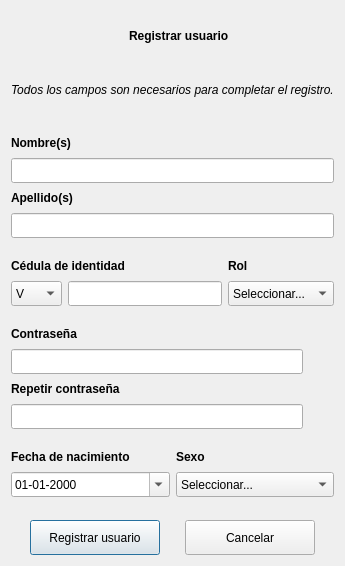
<?xml version="1.0" encoding="UTF-8"?>
<ui version="4.0">
 <class>dlgRegUsuario</class>
 <widget class="QDialog" name="dlgRegUsuario">
  <property name="geometry">
   <rect>
    <x>0</x>
    <y>0</y>
    <width>324</width>
    <height>566</height>
   </rect>
  </property>
  <property name="windowTitle">
   <string>Registrar usuario</string>
  </property>
  <property name="windowIcon">
   <iconset>
    <normaloff>:/img/logo_icono_nuevo.ico</normaloff>:/img/logo_icono_nuevo.ico</iconset>
  </property>
  <layout class="QGridLayout" name="gridLayout">
   <item row="0" column="0">
    <layout class="QVBoxLayout" name="verticalLayout_10">
     <item>
      <layout class="QVBoxLayout" name="verticalLayout_9">
       <item>
        <layout class="QHBoxLayout" name="horizontalLayout_2">
         <item>
          <spacer name="horizontalSpacer_2">
           <property name="orientation">
            <enum>Qt::Horizontal</enum>
           </property>
           <property name="sizeHint" stdset="0">
            <size>
             <width>40</width>
             <height>20</height>
            </size>
           </property>
          </spacer>
         </item>
         <item>
          <widget class="QLabel" name="label">
           <property name="maximumSize">
            <size>
             <width>50</width>
             <height>50</height>
            </size>
           </property>
           <property name="text">
            <string/>
           </property>
           <property name="pixmap">
            <pixmap>:/img/plus_usuario.png</pixmap>
           </property>
           <property name="scaledContents">
            <bool>true</bool>
           </property>
          </widget>
         </item>
         <item>
          <widget class="QLabel" name="etqRegUsuario">
           <property name="font">
            <font>
             <weight>75</weight>
             <bold>true</bold>
            </font>
           </property>
           <property name="text">
            <string>Registrar usuario</string>
           </property>
          </widget>
         </item>
         <item>
          <spacer name="horizontalSpacer_3">
           <property name="orientation">
            <enum>Qt::Horizontal</enum>
           </property>
           <property name="sizeHint" stdset="0">
            <size>
             <width>40</width>
             <height>20</height>
            </size>
           </property>
          </spacer>
         </item>
        </layout>
       </item>
       <item>
        <layout class="QHBoxLayout" name="horizontalLayout_8">
         <item>
          <spacer name="horizontalSpacer_4">
           <property name="orientation">
            <enum>Qt::Horizontal</enum>
           </property>
           <property name="sizeHint" stdset="0">
            <size>
             <width>40</width>
             <height>20</height>
            </size>
           </property>
          </spacer>
         </item>
         <item>
          <widget class="QLabel" name="label_2">
           <property name="font">
            <font>
             <italic>true</italic>
             <underline>false</underline>
             <strikeout>false</strikeout>
             <kerning>true</kerning>
            </font>
           </property>
           <property name="text">
            <string>&lt;html&gt;&lt;head/&gt;&lt;body&gt;&lt;p align=&quot;justify&quot;&gt;Todos los campos son necesarios para completar el registro.&lt;/p&gt;&lt;/body&gt;&lt;/html&gt;</string>
           </property>
          </widget>
         </item>
         <item>
          <spacer name="horizontalSpacer">
           <property name="orientation">
            <enum>Qt::Horizontal</enum>
           </property>
           <property name="sizeHint" stdset="0">
            <size>
             <width>40</width>
             <height>20</height>
            </size>
           </property>
          </spacer>
         </item>
        </layout>
       </item>
       <item>
        <spacer name="verticalSpacer">
         <property name="orientation">
          <enum>Qt::Vertical</enum>
         </property>
         <property name="sizeType">
          <enum>QSizePolicy::Fixed</enum>
         </property>
         <property name="sizeHint" stdset="0">
          <size>
           <width>20</width>
           <height>13</height>
          </size>
         </property>
        </spacer>
       </item>
       <item>
        <layout class="QVBoxLayout" name="verticalLayout">
         <item>
          <widget class="QLabel" name="etqNombre">
           <property name="text">
            <string>&lt;html&gt;&lt;head/&gt;&lt;body&gt;&lt;p&gt;&lt;span style=&quot; font-weight:600;&quot;&gt;Nombre(s)&lt;/span&gt;&lt;/p&gt;&lt;/body&gt;&lt;/html&gt;</string>
           </property>
          </widget>
         </item>
         <item>
          <widget class="QLineEdit" name="lineaNombre">
           <property name="minimumSize">
            <size>
             <width>300</width>
             <height>25</height>
            </size>
           </property>
           <property name="maximumSize">
            <size>
             <width>16777215</width>
             <height>25</height>
            </size>
           </property>
           <property name="inputMethodHints">
            <set>Qt::ImhLatinOnly|Qt::ImhPreferLatin|Qt::ImhPreferUppercase|Qt::ImhUppercaseOnly</set>
           </property>
           <property name="maxLength">
            <number>40</number>
           </property>
          </widget>
         </item>
        </layout>
       </item>
       <item>
        <layout class="QVBoxLayout" name="verticalLayout_2">
         <item>
          <widget class="QLabel" name="etqApellido">
           <property name="text">
            <string>&lt;html&gt;&lt;head/&gt;&lt;body&gt;&lt;p&gt;&lt;span style=&quot; font-weight:600;&quot;&gt;Apellido(s)&lt;/span&gt;&lt;/p&gt;&lt;/body&gt;&lt;/html&gt;</string>
           </property>
          </widget>
         </item>
         <item>
          <widget class="QLineEdit" name="lineaApellido">
           <property name="minimumSize">
            <size>
             <width>300</width>
             <height>25</height>
            </size>
           </property>
           <property name="maximumSize">
            <size>
             <width>16777215</width>
             <height>25</height>
            </size>
           </property>
           <property name="inputMethodHints">
            <set>Qt::ImhLatinOnly|Qt::ImhPreferLatin|Qt::ImhPreferUppercase|Qt::ImhUppercaseOnly</set>
           </property>
           <property name="maxLength">
            <number>40</number>
           </property>
          </widget>
         </item>
        </layout>
       </item>
       <item>
        <spacer name="verticalSpacer_7">
         <property name="orientation">
          <enum>Qt::Vertical</enum>
         </property>
         <property name="sizeType">
          <enum>QSizePolicy::Fixed</enum>
         </property>
         <property name="sizeHint" stdset="0">
          <size>
           <width>20</width>
           <height>13</height>
          </size>
         </property>
        </spacer>
       </item>
       <item>
        <layout class="QHBoxLayout" name="horizontalLayout_4">
         <item>
          <layout class="QVBoxLayout" name="verticalLayout_3">
           <item>
            <widget class="QLabel" name="etqCI">
             <property name="text">
              <string>&lt;html&gt;&lt;head/&gt;&lt;body&gt;&lt;p&gt;&lt;span style=&quot; font-weight:600;&quot;&gt;Cédula de identidad&lt;/span&gt;&lt;/p&gt;&lt;/body&gt;&lt;/html&gt;</string>
             </property>
            </widget>
           </item>
           <item>
            <layout class="QHBoxLayout" name="horizontalLayout">
             <item>
              <widget class="QComboBox" name="cBoxCI">
               <property name="minimumSize">
                <size>
                 <width>51</width>
                 <height>25</height>
                </size>
               </property>
               <property name="maximumSize">
                <size>
                 <width>51</width>
                 <height>25</height>
                </size>
               </property>
               <item>
                <property name="text">
                 <string>V</string>
                </property>
               </item>
               <item>
                <property name="text">
                 <string>E</string>
                </property>
               </item>
              </widget>
             </item>
             <item>
              <widget class="QLineEdit" name="lineaCI">
               <property name="minimumSize">
                <size>
                 <width>121</width>
                 <height>25</height>
                </size>
               </property>
               <property name="maximumSize">
                <size>
                 <width>16777215</width>
                 <height>25</height>
                </size>
               </property>
               <property name="inputMethodHints">
                <set>Qt::ImhDigitsOnly|Qt::ImhPreferNumbers</set>
               </property>
               <property name="text">
                <string/>
               </property>
               <property name="maxLength">
                <number>9</number>
               </property>
               <property name="clearButtonEnabled">
                <bool>false</bool>
               </property>
              </widget>
             </item>
            </layout>
           </item>
          </layout>
         </item>
         <item>
          <layout class="QVBoxLayout" name="verticalLayout_4">
           <item>
            <widget class="QLabel" name="etqRol">
             <property name="text">
              <string>&lt;html&gt;&lt;head/&gt;&lt;body&gt;&lt;p&gt;&lt;span style=&quot; font-weight:600;&quot;&gt;Rol&lt;/span&gt;&lt;/p&gt;&lt;/body&gt;&lt;/html&gt;</string>
             </property>
            </widget>
           </item>
           <item>
            <widget class="QComboBox" name="cBoxRol">
             <property name="minimumSize">
              <size>
               <width>91</width>
               <height>25</height>
              </size>
             </property>
             <property name="maximumSize">
              <size>
               <width>16777215</width>
               <height>25</height>
              </size>
             </property>
             <property name="currentIndex">
              <number>0</number>
             </property>
             <property name="frame">
              <bool>true</bool>
             </property>
             <item>
              <property name="text">
               <string>Seleccionar...</string>
              </property>
             </item>
             <item>
              <property name="text">
               <string>Dermatólogo</string>
              </property>
             </item>
             <item>
              <property name="text">
               <string>Investigador</string>
              </property>
             </item>
             <item>
              <property name="text">
               <string>Administrador</string>
              </property>
             </item>
            </widget>
           </item>
          </layout>
         </item>
        </layout>
       </item>
       <item>
        <spacer name="verticalSpacer_5">
         <property name="orientation">
          <enum>Qt::Vertical</enum>
         </property>
         <property name="sizeType">
          <enum>QSizePolicy::Fixed</enum>
         </property>
         <property name="sizeHint" stdset="0">
          <size>
           <width>20</width>
           <height>13</height>
          </size>
         </property>
        </spacer>
       </item>
       <item>
        <layout class="QVBoxLayout" name="verticalLayout_8">
         <item>
          <widget class="QLabel" name="etqClave">
           <property name="text">
            <string>&lt;html&gt;&lt;head/&gt;&lt;body&gt;&lt;p&gt;&lt;span style=&quot; font-weight:600;&quot;&gt;Contraseña&lt;/span&gt;&lt;/p&gt;&lt;/body&gt;&lt;/html&gt;</string>
           </property>
          </widget>
         </item>
         <item>
          <layout class="QHBoxLayout" name="horizontalLayout_7">
           <item>
            <widget class="QLineEdit" name="lineaClave">
             <property name="minimumSize">
              <size>
               <width>251</width>
               <height>25</height>
              </size>
             </property>
             <property name="maximumSize">
              <size>
               <width>16777215</width>
               <height>25</height>
              </size>
             </property>
             <property name="toolTip">
              <string>Debe comprender entre 8 y 16 caracteres, tener al menos 1 letra en mayúscula, 1 letra en minúscula, y 1 número</string>
             </property>
             <property name="inputMethodHints">
              <set>Qt::ImhHiddenText|Qt::ImhLatinOnly|Qt::ImhNoAutoUppercase|Qt::ImhNoPredictiveText|Qt::ImhPreferLatin|Qt::ImhPreferUppercase|Qt::ImhSensitiveData|Qt::ImhUppercaseOnly</set>
             </property>
             <property name="maxLength">
              <number>16</number>
             </property>
             <property name="echoMode">
              <enum>QLineEdit::Password</enum>
             </property>
            </widget>
           </item>
           <item>
            <widget class="QLabel" name="etqClaveValida">
             <property name="minimumSize">
              <size>
               <width>25</width>
               <height>25</height>
              </size>
             </property>
             <property name="maximumSize">
              <size>
               <width>25</width>
               <height>25</height>
              </size>
             </property>
             <property name="text">
              <string/>
             </property>
             <property name="pixmap">
              <pixmap>:/img/vacio.png</pixmap>
             </property>
             <property name="scaledContents">
              <bool>true</bool>
             </property>
            </widget>
           </item>
          </layout>
         </item>
        </layout>
       </item>
       <item>
        <layout class="QVBoxLayout" name="verticalLayout_7">
         <item>
          <widget class="QLabel" name="etqRepetirClave">
           <property name="text">
            <string>&lt;html&gt;&lt;head/&gt;&lt;body&gt;&lt;p&gt;&lt;span style=&quot; font-weight:600;&quot;&gt;Repetir contraseña&lt;/span&gt;&lt;/p&gt;&lt;/body&gt;&lt;/html&gt;</string>
           </property>
          </widget>
         </item>
         <item>
          <layout class="QHBoxLayout" name="horizontalLayout_6">
           <item>
            <widget class="QLineEdit" name="lineaRepetirClave">
             <property name="minimumSize">
              <size>
               <width>251</width>
               <height>25</height>
              </size>
             </property>
             <property name="maximumSize">
              <size>
               <width>16777215</width>
               <height>25</height>
              </size>
             </property>
             <property name="toolTip">
              <string>Debe comprender entre 8 y 16 caracteres, tener al menos 1 letra en mayúscula, 1 letra en minúscula, y 1 número</string>
             </property>
             <property name="inputMethodHints">
              <set>Qt::ImhHiddenText|Qt::ImhLatinOnly|Qt::ImhNoAutoUppercase|Qt::ImhNoPredictiveText|Qt::ImhPreferLatin|Qt::ImhPreferUppercase|Qt::ImhSensitiveData|Qt::ImhUppercaseOnly</set>
             </property>
             <property name="maxLength">
              <number>16</number>
             </property>
             <property name="echoMode">
              <enum>QLineEdit::Password</enum>
             </property>
            </widget>
           </item>
           <item>
            <widget class="QLabel" name="etqClaveRepetidaValida">
             <property name="minimumSize">
              <size>
               <width>25</width>
               <height>25</height>
              </size>
             </property>
             <property name="maximumSize">
              <size>
               <width>25</width>
               <height>25</height>
              </size>
             </property>
             <property name="text">
              <string/>
             </property>
             <property name="pixmap">
              <pixmap>:/img/vacio.png</pixmap>
             </property>
             <property name="scaledContents">
              <bool>true</bool>
             </property>
            </widget>
           </item>
          </layout>
         </item>
        </layout>
       </item>
       <item>
        <spacer name="verticalSpacer_6">
         <property name="orientation">
          <enum>Qt::Vertical</enum>
         </property>
         <property name="sizeType">
          <enum>QSizePolicy::Fixed</enum>
         </property>
         <property name="sizeHint" stdset="0">
          <size>
           <width>20</width>
           <height>13</height>
          </size>
         </property>
        </spacer>
       </item>
       <item>
        <layout class="QHBoxLayout" name="horizontalLayout_3">
         <item>
          <layout class="QVBoxLayout" name="verticalLayout_5">
           <item>
            <widget class="QLabel" name="etqFechaNac">
             <property name="text">
              <string>&lt;html&gt;&lt;head/&gt;&lt;body&gt;&lt;p&gt;&lt;span style=&quot; font-weight:600;&quot;&gt;Fecha de nacimiento&lt;/span&gt;&lt;/p&gt;&lt;/body&gt;&lt;/html&gt;</string>
             </property>
            </widget>
           </item>
           <item>
            <widget class="QDateEdit" name="editFechaNac">
             <property name="minimumSize">
              <size>
               <width>101</width>
               <height>25</height>
              </size>
             </property>
             <property name="maximumSize">
              <size>
               <width>16777215</width>
               <height>25</height>
              </size>
             </property>
             <property name="displayFormat">
              <string>dd-MM-yyyy</string>
             </property>
             <property name="calendarPopup">
              <bool>true</bool>
             </property>
            </widget>
           </item>
          </layout>
         </item>
         <item>
          <layout class="QVBoxLayout" name="verticalLayout_6">
           <item>
            <widget class="QLabel" name="etqSexo">
             <property name="text">
              <string>&lt;html&gt;&lt;head/&gt;&lt;body&gt;&lt;p&gt;&lt;span style=&quot; font-weight:600;&quot;&gt;Sexo&lt;/span&gt;&lt;/p&gt;&lt;/body&gt;&lt;/html&gt;</string>
             </property>
            </widget>
           </item>
           <item>
            <widget class="QComboBox" name="cBoxSexo">
             <property name="minimumSize">
              <size>
               <width>91</width>
               <height>25</height>
              </size>
             </property>
             <property name="maximumSize">
              <size>
               <width>16777215</width>
               <height>25</height>
              </size>
             </property>
             <item>
              <property name="text">
               <string>Seleccionar...</string>
              </property>
             </item>
             <item>
              <property name="text">
               <string>Femenino</string>
              </property>
             </item>
             <item>
              <property name="text">
               <string>Masculino</string>
              </property>
             </item>
            </widget>
           </item>
          </layout>
         </item>
        </layout>
       </item>
      </layout>
     </item>
     <item>
      <spacer name="verticalSpacer_4">
       <property name="orientation">
        <enum>Qt::Vertical</enum>
       </property>
       <property name="sizeType">
        <enum>QSizePolicy::Fixed</enum>
       </property>
       <property name="sizeHint" stdset="0">
        <size>
         <width>18</width>
         <height>17</height>
        </size>
       </property>
      </spacer>
     </item>
     <item>
      <layout class="QHBoxLayout" name="horizontalLayout_5">
       <item>
        <widget class="QPushButton" name="btnRegistrar">
         <property name="minimumSize">
          <size>
           <width>130</width>
           <height>35</height>
          </size>
         </property>
         <property name="maximumSize">
          <size>
           <width>130</width>
           <height>35</height>
          </size>
         </property>
         <property name="text">
          <string>Registrar usuario</string>
         </property>
         <property name="iconSize">
          <size>
           <width>25</width>
           <height>20</height>
          </size>
         </property>
        </widget>
       </item>
       <item>
        <widget class="QPushButton" name="btnCancelar">
         <property name="minimumSize">
          <size>
           <width>130</width>
           <height>35</height>
          </size>
         </property>
         <property name="maximumSize">
          <size>
           <width>130</width>
           <height>35</height>
          </size>
         </property>
         <property name="text">
          <string>Cancelar</string>
         </property>
         <property name="iconSize">
          <size>
           <width>25</width>
           <height>20</height>
          </size>
         </property>
        </widget>
       </item>
      </layout>
     </item>
    </layout>
   </item>
  </layout>
 </widget>
 <resources/>
 <connections/>
</ui>
